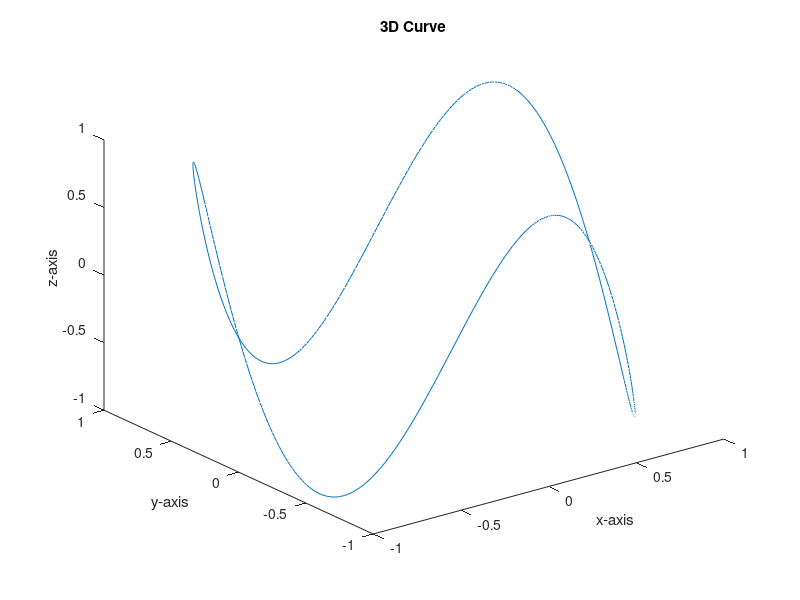

The MATLAB script that drew this image:
clear all
clc
t=linspace(0,2*pi,500);
x=cos(t);
y=sin(t);
z=sin(3*t);
comet3(x,y,z);
plot3(x,y,z);
xlabel('x-axis');
ylabel('y-axis');
zlabel('z-axis');
title('3D Curve');